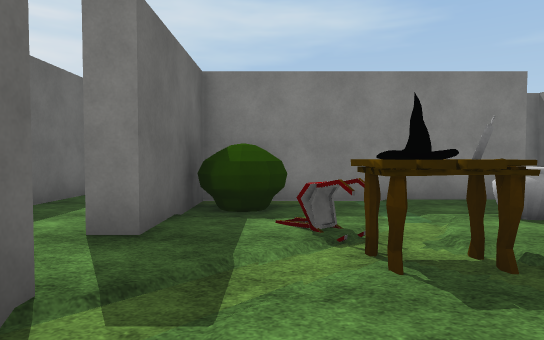
View 1 (above)

16 first-person views from a walk through a scene from a Unity 3-D project. The camera is 1.5 m above the floor, tilts 2° down and sees 75° across. The floor is counted in squares, 2 m on a side. Each view is taken from the middle of a square. On the plan, view 1 faces up. The plan holds only what a view shows up to about 11 squares ahead; the rest is blank. The place goes on beyond the plan. Surface patterns are stand-ins for the level's own textures.

View 2
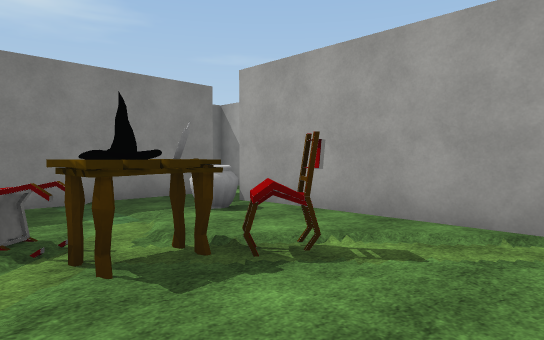

View 3
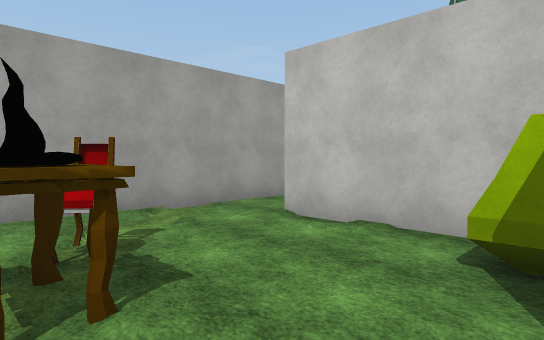

View 4
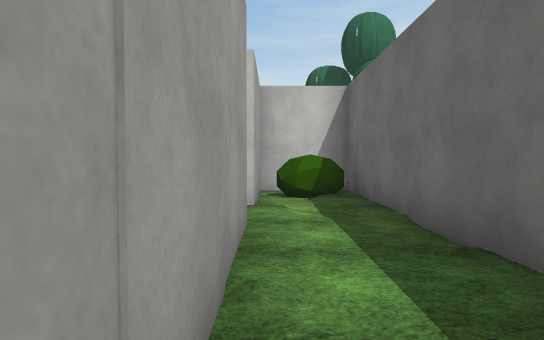

View 5
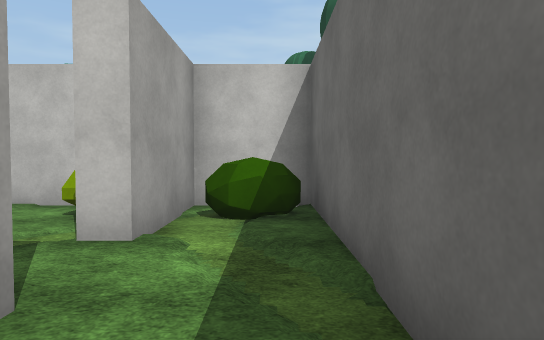

View 6
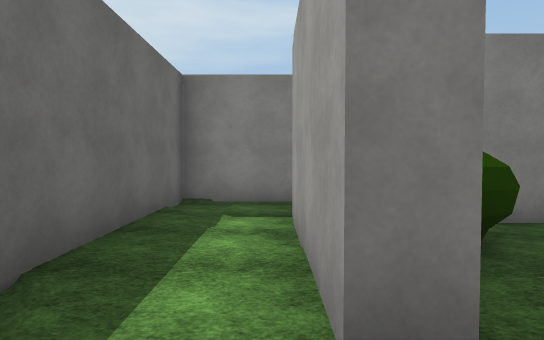

View 7
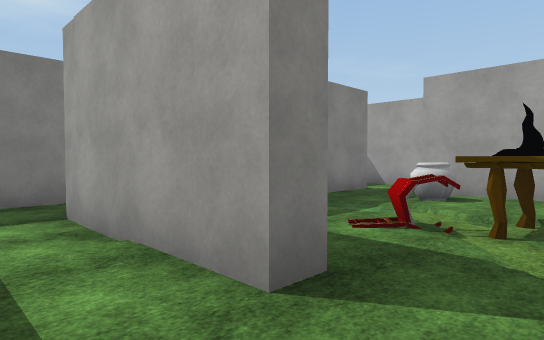

View 8
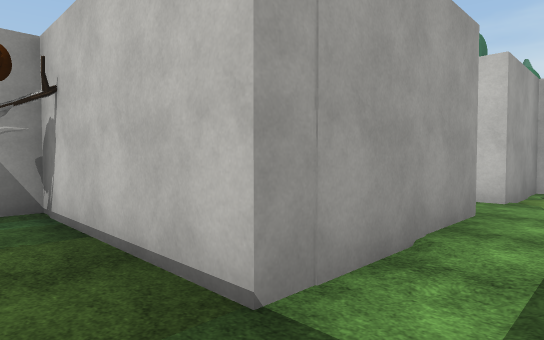

View 9
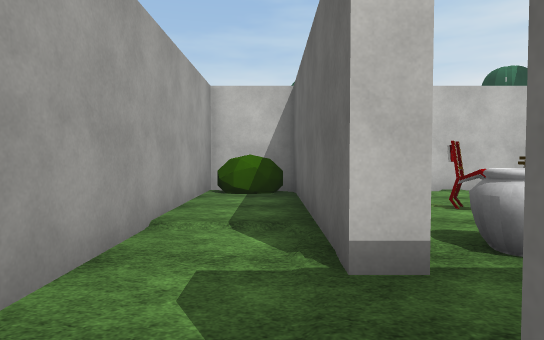

View 10
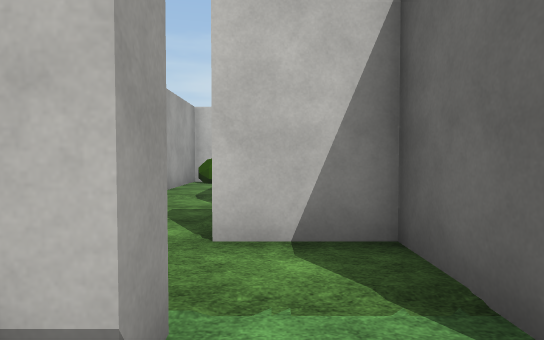

View 11
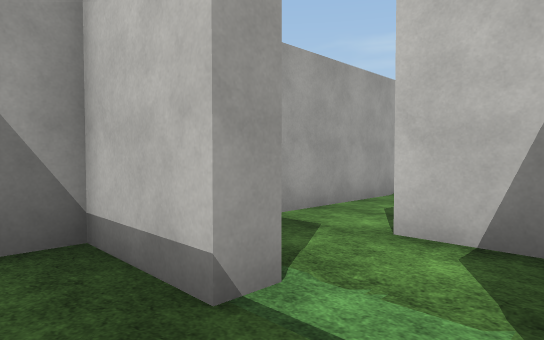

View 12
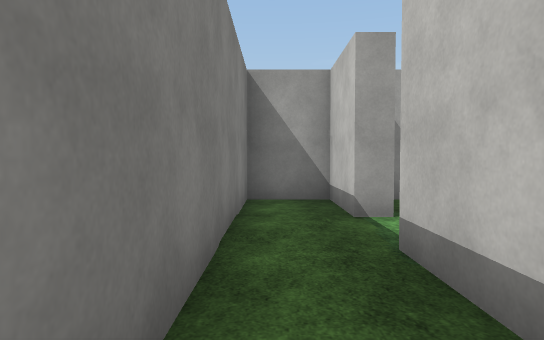

View 13
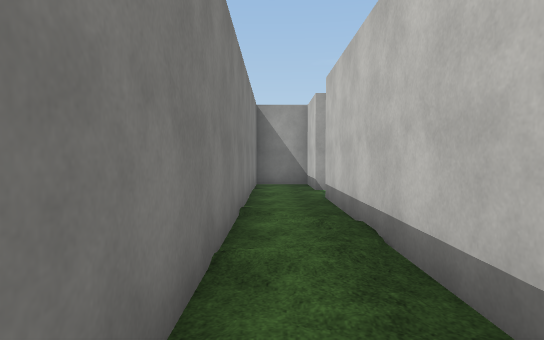

View 14
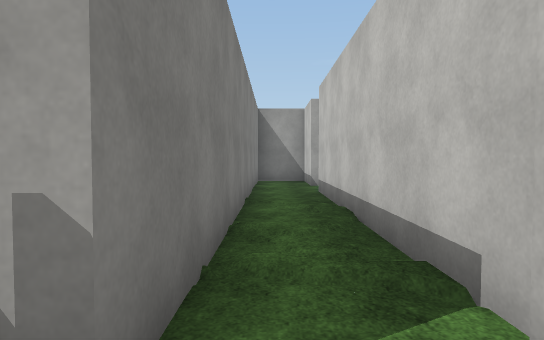

View 15
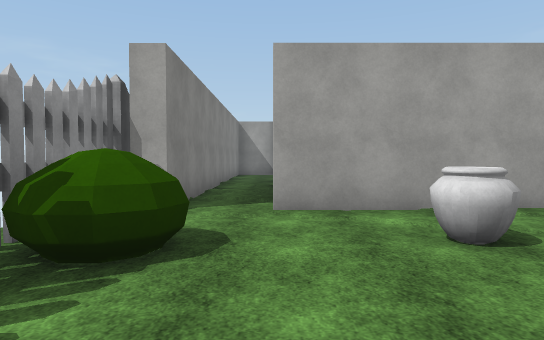

View 16
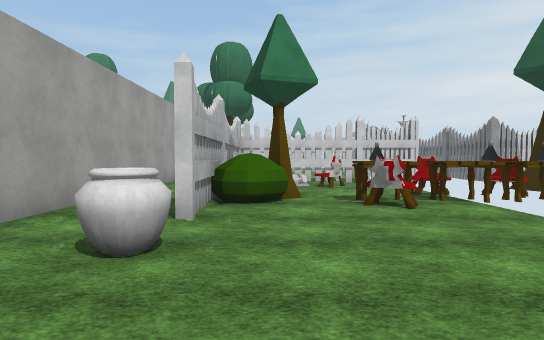

### Floor plan
Points are (right, up) in squares from view 1. A wall is a line through its corners. A room is listed if a view was taken in it or the views show most of it. See-through windows are left out.
Room 1 (views 1, 2)
walls: (-0.6, -0.8) (2.5, -0.8); (4, -0.6) (4, 4.8) (4.5, 4.8); (4.6, 6.3) (-1.2, 6.3) (-1.2, 3.3)
ways out: opening at (-1, 2.5) to room 2; opening at (4, 5) to room 3; opening at (3, -1)
objects: bush (-1, 0); bush (0, 5) to (0, 6); chair (1, 3); chair (2, 2); vase (3, 4)
Room 2 (views 3, 4, 5, 6, 7, 8)
walls: (-1.2, 3.3) (-1.7, 3.3) (-1.7, 6.8) (-0.5, 6.8); (-1.2, 8.5) (-3.6, 8.5) (-3.6, -0.8) (-1.7, -0.8) (-1.7, 1.8) (-1.1, 1.8)
ways out: opening at (-1, 2.5) to room 1; opening at (-1, 7.5) to room 6
objects: bush (-3, 0)
Room 3 (view 9)
walls: (4.5, 4.8) (4.5, -0.8) (6.3, -0.8) (6.3, 8.5); (4.5, 8.4) (4.5, 9); (2.9, 8.6) (2.9, 6.8) (4.6, 6.8)
ways out: opening at (4, 5) to room 1; opening at (4, 9) to room 4
objects: bush (5, 0) to (6, 0)
Room 4 (views 10, 11, 12, 13)
walls: (4.5, 9) (6.3, 9) (6.3, 10.4) (-4.1, 10.4); (-3.2, 11.3) (-4.4, 11.3); (-4.1, 9) (2.9, 9)
ways out: opening at (4, 9) to room 3; opening at (-5, 10) to room 5
Room 5 (views 14, 15, 16)
walls: (-4.1, 5.5) (-4.1, 9); (-6.1, 0.6) (-6.1, 5.9); (-4.1, 10.4) (-4.1, 11); (-4.4, 11.3) (-5.4, 11.3); (-9.5, -0.6) (-6, -0.6)
ways out: opening at (-5, 10) to room 4; opening at (-5, 5)
objects: chair (-12, 3) to (-11, 3); table (-12, 4); other object (-11, 4); chair (-10, 3); table (-10, 4); table (-9, 4); chair (-9, 5); chair (-8, 1); tree (-7, 3); bush (-7, 4); vase (-6, 7); bush (-6, 10) to (-6, 11)
Room 6 (no view inside)
walls: (-0.5, 6.8) (2.4, 6.8) (2.4, 7.4)
ways out: opening at (-1, 7.5) to room 2
objects: other object (2, 8)

Where each view was taken, in squares from view 1:
view 1: 0 up, 0 right, facing up
view 2: 0 up, 0 right, facing up-right
view 3: 3 up, 1 left, facing down-right
view 4: 7 up, 2 left, facing down
view 5: 5 up, 3 left, facing down
view 6: 2 up, 2 left, facing up
view 7: 2 up, 3 left, facing up-right
view 8: 8 up, 3 left, facing down-right
view 9: 7 up, 5 right, facing down
view 10: 10 up, 4 right, facing down
view 11: 10 up, 3 right, facing down-right
view 12: 10 up, 0 right, facing right
view 13: 10 up, 4 left, facing right
view 14: 10 up, 5 left, facing right
view 15: 9 up, 9 left, facing right
view 16: 10 up, 7 left, facing down
